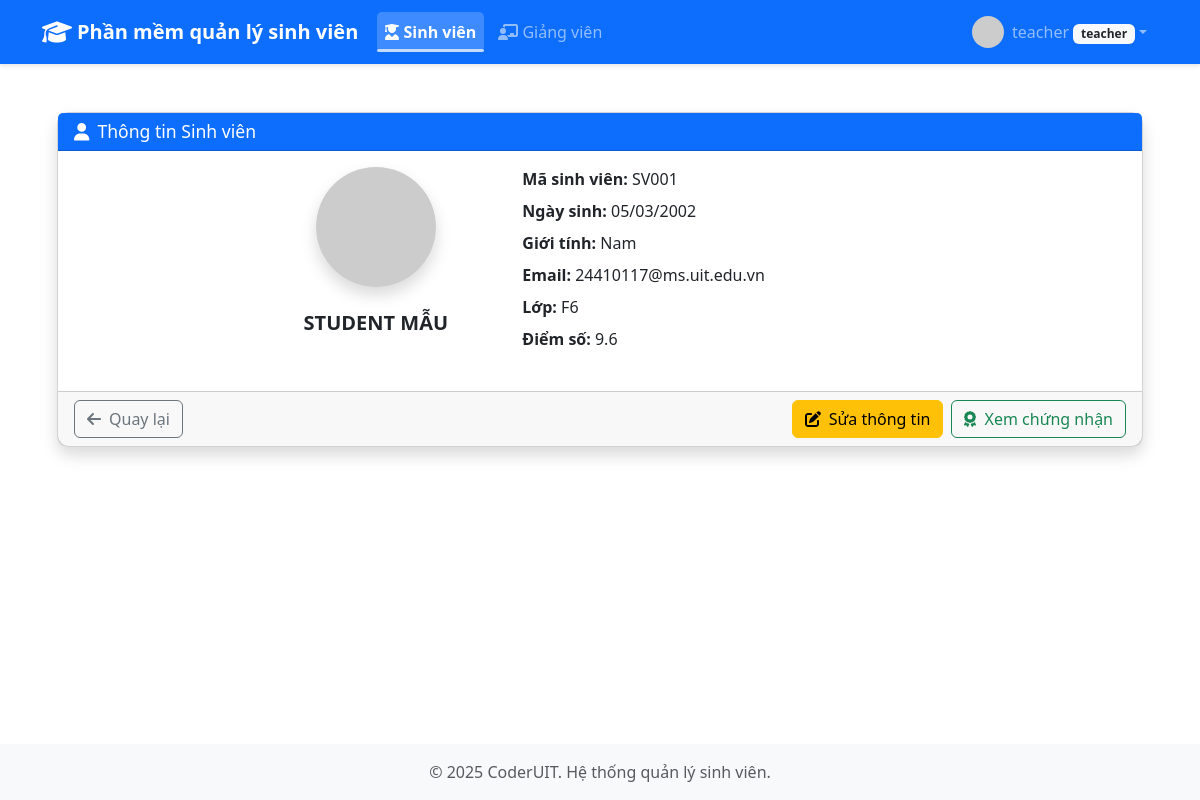
The app's page /students/3/view (signed in) with its own data.
### app/models.py (models this page shows, shortened)
class User(db.Model, UserMixin):
    id = db.Column(db.Integer, primary_key=True)
    username = db.Column(db.String(64), unique=True, nullable=False)
    password_hash = db.Column(db.String(128), nullable=False)
    role = db.Column(db.String(20), nullable=False)
    email = db.Column(db.String(100), unique=True)
    fullname = db.Column(db.String(100))
    phone = db.Column(db.String(20))
    birthdate = db.Column(db.Date)
    gender = db.Column(db.String(10))
    avatar = db.Column(db.String(255))
    teacher_code = db.Column(db.String(20), unique=True)
    student_code = db.Column(db.String(20), unique=True)
    class_id = db.Column(db.Integer, db.ForeignKey('class.id'))
    score = db.Column(db.Float)
    updated_at = db.Column(db.DateTime, default=datetime.utcnow, onupdate=datetime.utcnow)
    reset_password_token = db.Column(db.String(128))
    reset_password_expires = db.Column(db.DateTime)
    classes = db.relationship('Class', secondary=teacher_class, backref='teachers')
    def can_manage_class(self, class_name):
        if self.role == 'admin':
            return True
        if self.role != 'teacher':
            return False
        return any(c.name == class_name for c in self.classes)

class Class(db.Model):
    id = db.Column(db.Integer, primary_key=True)
    name = db.Column(db.String(50), unique=True, nullable=False)
    students = db.relationship('User', backref='class_', lazy=True, foreign_keys='User.class_id')

### app/students/routes.py (the view)
@students_bp.route('/<int:id>/view')
@login_required
def view_student(id):
    student = User.query.filter_by(id=id, role='student').first_or_404()
    if not can_view_student(student):
        flash('Bạn không có quyền xem thông tin sinh viên này', 'danger')
        return redirect(url_for('students.student_list'))
    return render_template('students/view.html', student=student)

### app/__init__.py (called while the page is built)
@login_manager.user_loader
def load_user(user_id):
    from app.models import User
    return User.query.get(int(user_id))

### app/students/routes.py (called while the page is built)
def can_view_student(student):
    if current_user.role in ['admin', 'teacher']:
        return True
    if current_user.role == 'student':
        return current_user.id == student.id
    return False

### app/templates/students/view.html (shortened to what this page needs)
{% extends 'base.html' %}
{% block content %}
<div class="container mt-4 st_view">
    <div class="card shadow">
        <div class="card-header bg-primary text-white">
            <h6 class="mb-0" style="font-size:1.1rem;"><i class="fas fa-user me-2" style="font-size:1.1rem;"></i>Thông tin Sinh viên</h6>
        </div>
        <div class="card-body">
            <div class="row mb-3 justify-content-center">
                <div class="col-md-3 text-center">
                    <img src="{{ student.avatar or 'https://api.dicebear.com/7.x/adventurer/png?seed=student' }}" class="rounded-circle shadow mb-3" width="120" height="120" alt="Avatar">
                    <h5 class="fw-bold mt-2">{{ student.fullname }}</h5>
                </div>
                <div class="col-md-5">
                    <div class="mb-2"><strong>Mã sinh viên:</strong> {{ student.student_code }}</div>
                    <div class="mb-2"><strong>Ngày sinh:</strong> {% if student.birthdate %}{{ student.birthdate.strftime('%d/%m/%Y') }}{% else %}Chưa cập nhật{% endif %}</div>
                    <div class="mb-2"><strong>Giới tính:</strong> {{ student.gender or 'Chưa cập nhật' }}</div>
                    <div class="mb-2"><strong>Email:</strong> {{ student.email or 'Chưa cập nhật' }}</div>
                    <div class="mb-2"><strong>Lớp:</strong> {{ student.class_.name if student.class_ else 'Chưa phân lớp' }}</div>
                    <div class="mb-2"><strong>Điểm số:</strong> {% if student.score is not none %}{{ '%.1f'|format(student.score) }}{% else %}Chưa cập nhật{% endif %}</div>
                </div>
            </div>
        </div>
        <div class="card-footer">
            <div class="d-flex justify-content-between">
                <a href="{{ url_for('students.student_list') }}" class="btn btn-outline-secondary">
                    <i class="fas fa-arrow-left me-2"></i>Quay lại
                </a>
                <div class="d-flex gap-2">
                    {% if current_user.role != 'student' %}
                    <a href="{{ url_for('students.edit_student', id=student.id) }}" class="btn btn-warning">
                        <i class="fas fa-edit me-2"></i>Sửa thông tin
                    </a>
                    {% endif %}
                    {% if student.score is not none and student.score >= 8.0 and (current_user.role == 'admin' or current_user.role == 'teacher' and (student.class_ and current_user.can_manage_class(student.class_.name)) or (current_user.role == 'student' and current_user.id == student.id)) %}
                    <a href="{{ url_for('students.student_certificate', id=student.id) }}" class="btn btn-outline-success">
                        <i class="fas fa-award me-1"></i> Xem chứng nhận
                    </a>
                    {% endif %}
                </div>
            </div>
        </div>
    </div>
</div>
{% endblock %}

### app/templates/base.html (shortened to what this page needs)
<!DOCTYPE html>
<html lang="vi">
<head>
    <link href="https://cdn.jsdelivr.net/npm/bootstrap@5.3.0-alpha1/dist/css/bootstrap.min.css" rel="stylesheet">
    <link rel="stylesheet" href="https://cdnjs.cloudflare.com/ajax/libs/font-awesome/6.1.1/css/all.min.css">
    <link rel="stylesheet" href="{{ url_for('static', filename='css/styles.css') }}">
</head>
<body style="min-height: 100vh; display: flex; flex-direction: column;">
    <nav class="navbar navbar-expand-lg navbar-dark bg-primary">
        <div class="container d-flex align-items-center justify-content-between">
            <span class="navbar-brand mb-0 d-flex align-items-center">
                <i class="fas fa-graduation-cap logo-icon"></i> Phần mềm quản lý sinh viên
            </span>
            <div class="collapse navbar-collapse" id="navbarNav">
                <ul class="navbar-nav">
                    {% if current_user.is_authenticated %}
                    {% if current_user.role == 'student' %}
                        <li class="nav-item">
                            <a class="nav-link {% if request.path.startswith('/students') %}active{% endif %}" href="{{ url_for('students.student_list') }}">
                                <i class="fas fa-user-graduate"></i> Sinh viên
                            </a>
                        </li>
                    {% else %}
                        <li class="nav-item">
                            <a class="nav-link {% if request.path.startswith('/students') %}active{% endif %}" href="{{ url_for('students.student_list') }}">
                                <i class="fas fa-user-graduate"></i> Sinh viên
                            </a>
                        </li>
                        {% if current_user.role == 'admin' or current_user.role == 'teacher' %}
                        <li class="nav-item">
                            <a class="nav-link {% if request.path.startswith('/teachers') %}active{% endif %}" href="{{ url_for('teachers.teacher_list') }}">
                                <i class="fas fa-chalkboard-teacher"></i> Giảng viên
                            </a>
                        </li>
                        {% endif %}
                    {% endif %}
                    {% endif %}
                </ul>
                <ul class="navbar-nav ms-auto">
                    {% if current_user.is_authenticated %}
                    <li class="nav-item dropdown">
                        <a class="nav-link dropdown-toggle d-flex align-items-center" href="#" id="userDropdown" role="button" data-bs-toggle="dropdown" aria-expanded="false">
                            <div class="user-avatar overflow-hidden me-2">
                                {% if current_user.avatar %}
                                    <img src="{{ current_user.avatar }}" alt="avatar" style="width:32px;height:32px;object-fit:cover;border-radius:50%;">
                                {% else %}
                                    <i class="fas fa-user fa-lg"></i>
                                {% endif %}
                            </div>
                            <span>{{ current_user.username }} <small class="badge bg-light text-dark">{{ current_user.role }}</small></span>
                        </a>
                    </li>
                    {% else %}
                    <li class="nav-item">
                        <a class="nav-link" href="{{ url_for('auth.login') }}">
                            <i class="fas fa-sign-in-alt"></i> Đăng nhập
                        </a>
                    </li>
                    {% endif %}
                </ul>
            </div>
        </div>
    </nav>
    <div class="custom-container mt-4 main-content" style="flex:1;">
        {% block content %}{% endblock %}
    </div>
    <footer class="footer mt-auto py-3 bg-light text-center" style="margin-top: 48px;">
        <div class="container">
            <span class="text-muted">&copy; 2025 CoderUIT. Hệ thống quản lý sinh viên.</span>
        </div>
    </footer>
</body>
</html>

### app/static/css/styles.css (style rules this page uses)
:root { --primary-color: #1e4db7; --hover-color: #1d4ed8; --bs-font-monospace: SFMono-Regular, Menlo, Monaco, Consolas, "Liberation Mono", "Courier New", monospace; --bs-font-cabin: Cabin, sans-serif; }
.navbar { box-shadow: 0 2px 4px rgba(0,0,0,0.1); }
.card { border-radius: 12px; transition: transform 0.2s ease; }
.footer { margin-top: 64px !important; }
.custom-container { width: 100%; max-width: 100%; margin-left: auto; margin-right: auto; padding-left: 15px; padding-right: 15px; }
@media (min-width: 576px) { .custom-container { max-width: 540px; } }
@media (min-width: 768px) { .custom-container { max-width: 720px; } }
@media (min-width: 992px) { .custom-container { max-width: 960px; } }
@media (min-width: 1200px) { .custom-container { max-width: 1140px; } }
.navbar-nav .nav-link { padding: 0.5rem 1rem; border-radius: 5px; transition: all 0.3s; margin: 0 3px; }
.navbar-nav .nav-link.active { background-color: rgba(255, 255, 255, 0.2); font-weight: 600; position: relative; }
.navbar-nav .nav-link.active::after { content: ''; position: absolute; bottom: 0; left: 0; width: 100%; height: 3px; background-color: rgba(255, 255, 255, 0.7); border-radius: 3px; }
body { overflow-x: hidden; }
.navbar { padding-top: 0.5rem; padding-bottom: 0.5rem; }
.logo-icon { font-size: 1.5rem; margin-right: 5px; vertical-align: middle; }
.navbar-brand { font-weight: 600; font-size: 1.25rem; margin-right: 1rem; }

### app/templates/students/view.html (style rules this page uses)
.st_view { margin-top: 40px; margin-bottom: 60px; }

### records on screen
User: username "teacher", role "teacher"
User: fullname "STUDENT MẪU", student_code "SV001", birthdate "05/03/2002", gender "Nam", email "24410117@ms.uit.edu.vn", score "9.6"
Class: class_ "F6"
